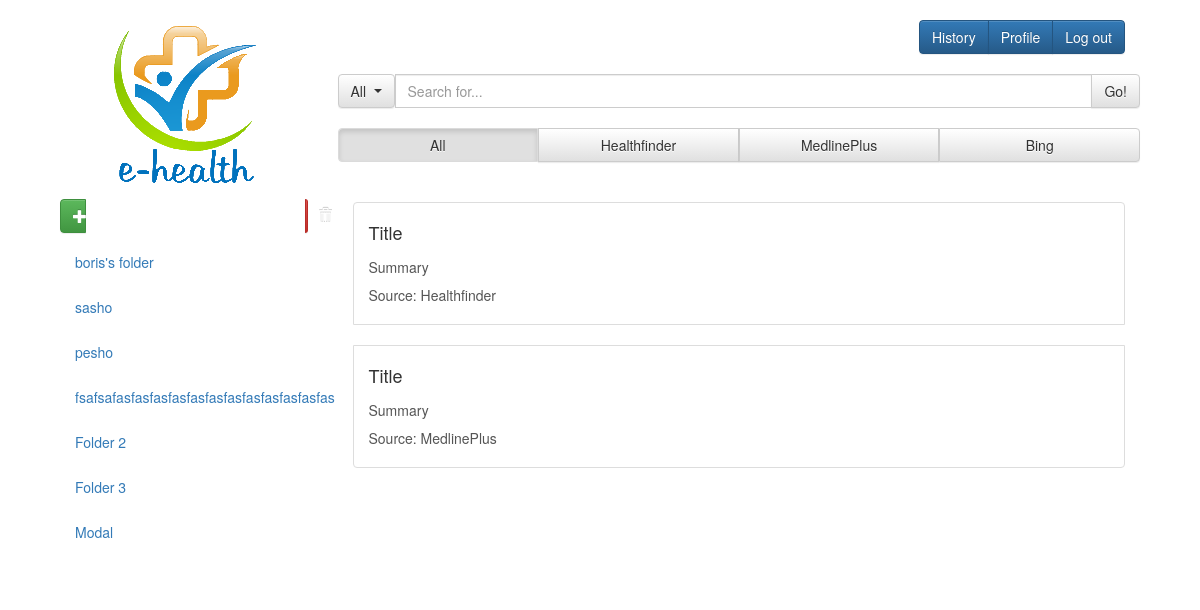
/ehealth/dashboard/ (signed in), run on the app's committed database.
### ehealth/models.py (models this page shows, shortened)
class Folder(models.Model):
        user = models.ForeignKey(Searcher, related_name="folders")
        name = models.CharField(max_length=128, unique=False)
        pages = models.ManyToManyField(Page,through='FolderPage')
        public = models.BooleanField(default=False)

### ehealth/views.py (the view)
def dashboard(request):
    context_dict={}
    try:
        user = request.user     #get the cureent logged in user
        user=User.objects.get(username=user)
        searcher=Searcher.objects.get(user=user)
        folders = searcher.folders.all()
        context_dict["folders"]=folders
    except:
        return HttpResponseRedirect("/ehealth/")
    try:
        Page.objects.annotate(Count("folders")).order_by("-folders__count")
        print Page.objects.annotate(Count("folders")).order_by("-folders__count")
    except:
        print "stuff broke"
    return render(request, 'dashboard.html',context_dict)

### templates/dashboard.html (shortened to what this page needs)
{% extends "layout.html" %}
{% load staticfiles %}
{% block content %}
<link rel="stylesheet" type="text/css" href="{% static "css/main.css" %}" />
<div class="container">
    <div class="col-md-3 menu mtb20">
        <div class="col-md-13 col-md-offset-2 mb10">
            <img src="{% static "img/logo.png" %}" class="img-responsive" alt="Responsive image">
        </div>
        <div class="col-md-13">
            <div class="btn-group btn-group-justified" role="group">
                <div class="btn btn-success centered glyphicon glyphicon-plus" role="button"
                      type="button" data-toggle="modal" data-target="#new_folder_modal"></div>
                <div id="delete_folder" class="btn btn-danger centered glyphicon glyphicon-trash" role="button" ></div>
            </div>
        </div>
        <div class="col-md-13 mt10 mb10">
            <ul class="nav nav-pills nav-stacked folder_list">
              {% if folders %}
              {% for folder in folders %}
                <li role="presentation" class="btn-block folder"><a class="nofocus" href="#!" >{{folder.name}}</a></li>
              {% endfor %}
              {% endif %}
                <li role="presentation" class="btn-block"><a class="nofocus" href="#">Folder 2</a></li>
                <li role="presentation" class="btn-block"><a class="nofocus" href="#">Folder 3</a></li>
                <li type="button" class="btn-block" data-toggle="modal" data-target="#myModal">
                  <a href="#">Modal</a>
                </li>
            </ul>
        </div>
    </div>
    <div class="col-md-9 pull-right">
        <div class="col-md-12">
            <div class="pull-right btn-group mtb20 headerBorder" role="group" id="header">
                <button class="btn btn-primary " role="button">History</button>
                <a href="/ehealth/profile/{{user}}/" class="btn btn-primary">Profile</a>
                <a href="/ehealth/logout/" class="btn btn-primary">Log out</a>
            </div>
        </div>
        <div class="row">
            <div class="col-lg-12 col-lg-offset-0">
              <div class="input-group">
                <div class="input-group-btn">
                  <button id="category" type="button" class="btn btn-default dropdown-toggle" data-toggle="dropdown" aria-haspopup="true" aria-expanded="false">All </button>
                </div>
                <input type="text" id="search_bar" name="search_bar" class="form-control" aria-label="..." placeholder="Search for...">
                <span class="input-group-btn">
                  <button id="search_button" class="btn btn-default" type="button">Go!</button>
                </span>
              </div>
            </div>
        </div>
        <div class="col-md-13">
            <div class="btn-group btn-group-justified mtb20" role="group">
                <div id="all_filter" class="btn btn-default active_on_click" role="button" >All</div>
                <div id="healthfinder_filter" class="active_on_click btn btn-default" role="button" >Healthfinder</div>
                <div id="medlineplus_filter" class="active_on_click btn btn-default" role="button" >MedlinePlus</div>
                <div id="bing_filter" class="active_on_click btn btn-default" role="button" >Bing</div>
            </div>
        </div>
          <div id = "search_results" class = "col-md-12">
            <a href="#" class="list-group-item  mtb20 table table-responsive Healthfinder">
                  <h4 class="list-group-item-heading mtb15">Title</h4>
                  <p class="list-group-item-text mtb10">Summary</p>
                  <p class="list-group-item-text mtb10">Source: Healthfinder</p>
            </a>
            <a href="#" class="list-group-item  mtb20 table table-responsive MedlinePlus">
                  <h4 class="list-group-item-heading mtb15">Title</h4>
                  <p class="list-group-item-text mtb10">Summary</p>
                  <p class="list-group-item-text mtb10">Source: MedlinePlus</p>
            </a>
          </div>
        </div>
    </div>
{% endblock %}

### static/css/main.css (style rules this page uses)
.headerBorder { border-radius: 10px; }
.mtb20 { margin-top: 20px; margin-bottom: 20px; }
.mtb15 { margin-top: 10px; margin-bottom: 15px; }
.mtb10 { margin-top: 10px; margin-bottom: 10px; }
.mb10 { margin-bottom: 10px; }
.mt10 { margin-top: 10px; }
.nofocus, .btn:focus { outline: none !important; }

### data on the page
Folder: name "boris's folder"
Folder: name "sasho"
Folder: name "pesho"
Folder: name "fsafsafasfasfasfasfasfasfasfasfasfasfasfas"
